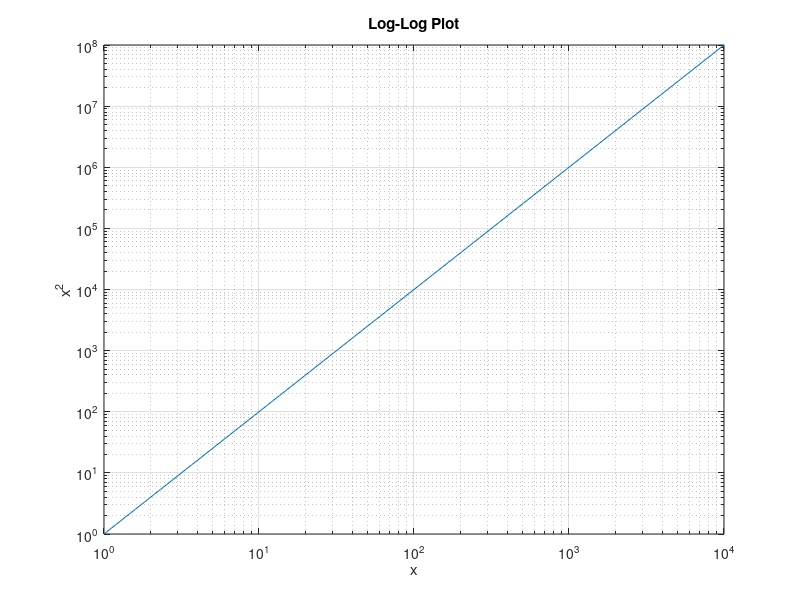

This figure's MATLAB source:
% loglog - Log-log scale plot
% Demonstrates a plot with logarithmic axes on both x and y

x = logspace(0, 4, 100);
y = x .^ 2;

figure;
loglog(x, y);
title('Log-Log Plot');
xlabel('x');
ylabel('x^2');
grid on;
